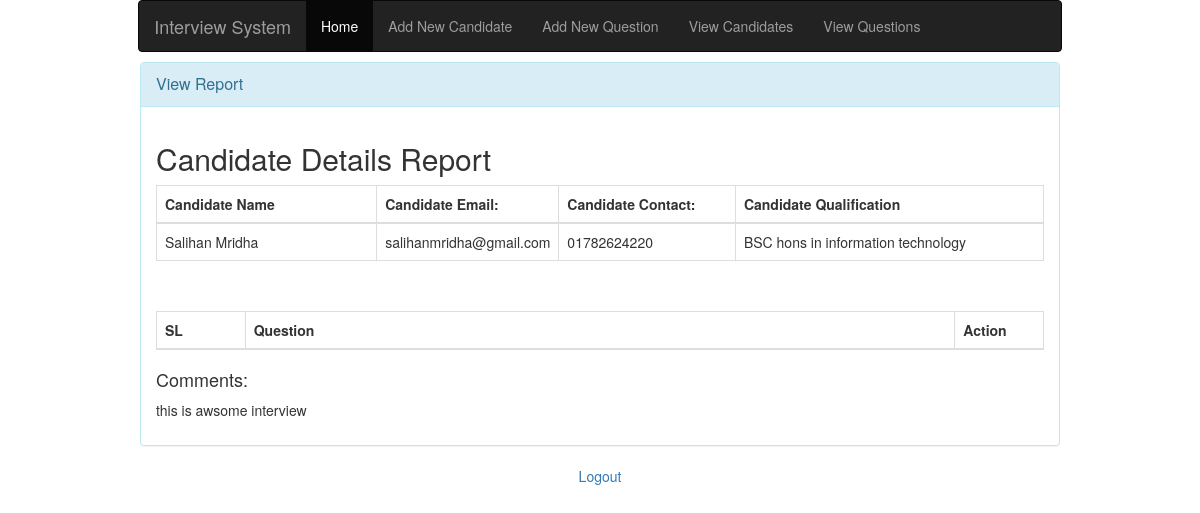
Screenshot of /viewReport.php?id=1 (signed in) with the database file from the repository.
### tables this page shows
CREATE TABLE `candidates` (
  `cand_id` int(10) NOT NULL,
  `cand_name` varchar(150) NOT NULL,
  `cand_email` varchar(150) NOT NULL,
  `cand_phone` varchar(150) NOT NULL,
  `cand_age` int(10) DEFAULT NULL,
  `cand_address` text,
  `cand_qualification` text
);

CREATE TABLE `comments` (
  `comment_id` int(10) NOT NULL,
  `comment` text,
  `cand_id` int(10) DEFAULT NULL
);

### inc/classes/View.php (called while the page is built, shortened)
<?php
  include ("DB.php");
  class View {
    private $db;
    function __construct(){
      $this->db = new DB();
    }
    function viewCandidate(){
      $sql = "select * from candidates";
      $query = $this->db->simplequerywithoutcondition($sql);
      $results = $query->fetchAll();
      return $results;
    }
    function viewReportComment(){
      $candId = $_GET['id'];
      $sql = "select * from comments where comments.cand_id = $candId";
      $query = $this->db->simplequerywithoutcondition($sql);
      $results = $query->fetchAll();
      return $results;
    }
  }

### inc/classes/DB.php (called while the page is built, shortened)
<?php
  class DB{
    private $host = "localhost";
    private $dbname = "interview";
    private $dbuser = "root";
    private $dbpass = "rajeswari";
    private $conn;
    public function __construct(){
      if (!isset($this->conn)) {
        try {
          $pdo = new PDO("mysql:host=".$this->host.";"."dbname=".$this->dbname, $this->dbuser, $this->dbpass);
          $pdo->setAttribute(PDO::ATTR_ERRMODE, PDO::ERRMODE_EXCEPTION);
          $pdo->exec("SET CHARACTER SET utf8");
          $this->conn = $pdo;
        } catch (PDOException $e) {
          die("<h3>Database Connection Failed </h3>".$e->getMessage());
        }
      }
    }
    public function simplequerywithoutcondition($q){
      $stmt = $this->conn->prepare($q);
      $stmt->execute();
      return $stmt;
    }
  }
?>

### viewReport.php (the view, shortened to what this page needs)
<?php
  include ("inc/classes/View.php");
  $view = new View();
  $viewCandidates = $view->viewCandidate();
  $viewComments = $view->viewReportComment();
?>
<!DOCTYPE html>
<html lang="en" dir="ltr">
  <head>
    <link href="//maxcdn.bootstrapcdn.com/bootstrap/3.3.0/css/bootstrap.min.css" rel="stylesheet" id="bootstrap-css">
  </head>
  <body>
<div class="container">
<?php include ('nav.php'); ?>
    <div id="signupbox" style=" margin-top:10px" class="mainbox col-md-10 col-md-offset-1 col-sm-8 col-sm-offset-2">
        <div class="panel panel-info">
            <div class="panel-heading">
                <div class="panel-title">View Report</div>
            </div>
            <div class="panel-body" >
              <h2>Candidate Details Report</h2>
              <table class="table table-bordered" style="width: 100%; table-layout: auto;">
                <thead>
                  <tr>
                    <th style="width: 25%;">Candidate Name</th>
                    <th style="width: 20%;">Candidate Email: </th>
                    <th style="width: 20%;">Candidate Contact: </th>
                    <th style="width: 35%;">Candidate Qualification</th>
                  </tr>
                </thead>
                <tbody>
                  <?php foreach ($viewCandidates as $viewCandidate): ?>
                  <?php if (isset($_GET['id']) && $_GET['id'] == $viewCandidate['cand_id']): ?>
                  <tr>
                    <td><?php echo $viewCandidate['cand_name']; ?></td>
                    <td><?php echo $viewCandidate['cand_email']; ?></td>
                    <td><?php echo $viewCandidate['cand_phone']; ?></td>
                    <td><?php echo $viewCandidate['cand_qualification']; ?></td>
                  </tr>
                  <?php endif; ?>
                  <?php endforeach; ?>
                </tbody>
              </table>
            </div>
            <div class="panel-body" >
                <table class="table table-bordered" style="width: 100%; table-layout: auto;">
                  <thead>
                    <tr>
                      <th style="width: 10%;">SL</th>
                      <th style="width: 80%;">Question</th>
                      <th style="width: 10%;">Action</th>
                    </tr>
                  </thead>
                </table>
                <div class="">
                  <h4>Comments:</h4>
                  <?php foreach ($viewComments as $viewComment): ?>
                  <p><?php echo $viewComment['comment']; ?></p>
                  <?php endforeach; ?>
                </div>
            </div>
        </div>
    </div>
</div>
  </body>
</html>
<p class="text-center top_spac"><a href="?action=logout">Logout</a> </p>

### rows the page displays
candidates: cand_name "Salihan Mridha", cand_email "salihanmridha@gmail.com", cand_phone "01782624220", cand_qualification "BSC hons in information technology"
comments: comment "this is awsome interview"
